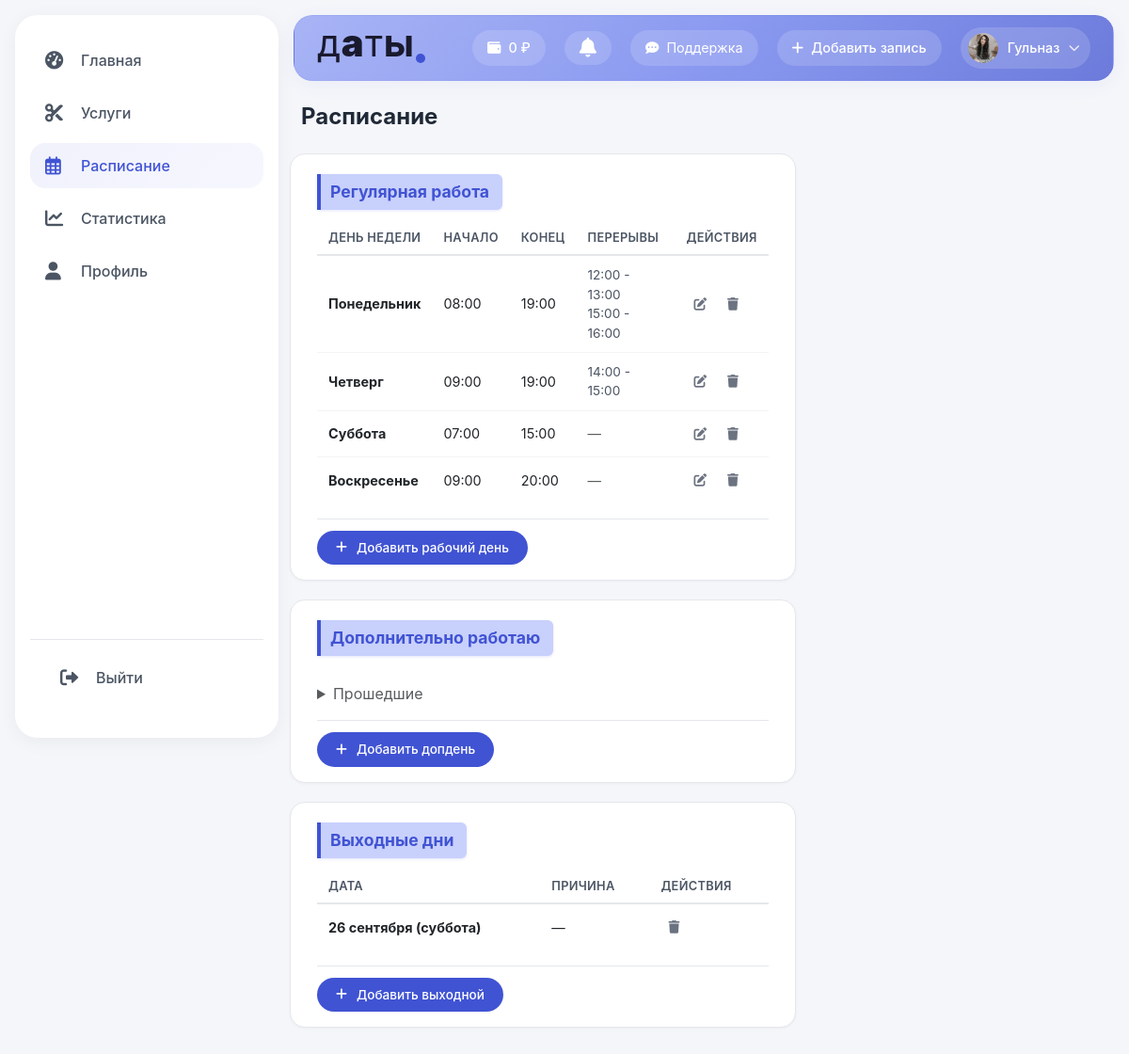
Page /schedule/ (signed in) on the committed database.
### masters/models.py (models this page shows, shortened)
class CustomUser(AbstractUser):
    username = None
    phone = models.CharField(max_length=20, unique=True, verbose_name="Телефон")
    USERNAME_FIELD = 'phone'
    REQUIRED_FIELDS = []
    objects = CustomUserManager()
    class Meta:
        verbose_name = "Пользователь"
        verbose_name_plural = "Пользователи"

class Master(models.Model):
    user = models.OneToOneField(CustomUser, on_delete=models.CASCADE, verbose_name="Пользователь")
    phone = models.CharField(max_length=20, verbose_name="Телефон мастера")
    first_name = models.CharField(max_length=50, verbose_name="Имя", blank=True)
    last_name = models.CharField(max_length=50, verbose_name="Фамилия", blank=True)
    bio = models.TextField(verbose_name="О себе", blank=True)
    avatar = models.ImageField(upload_to='avatars/', null=True, blank=True, verbose_name="Аватар")
    login = models.CharField(
        max_length=50,
        unique=True,
        blank=True,
        null=True,
        verbose_name="Логин (для ссылки)",
        help_text="Оставьте пустым, чтобы ссылка была с ID"
    )
    address = models.CharField(
        max_length=255,
        blank=True,
        verbose_name="Адрес мастера",
        help_text="Где вы принимаете клиентов"
    )
    encryption_key = models.BinaryField(verbose_name="Ключ шифрования", null=True, blank=True, editable=False)
    created_at = models.DateTimeField(auto_now_add=True)
    updated_at = models.DateTimeField(auto_now=True)
    telegram_username = models.CharField(max_length=100, blank=True, null=True, verbose_name="Telegram @username")
    max_link = models.CharField(max_length=255, blank=True, null=True, verbose_name="Ссылка на профиль MAX")
    whatsapp_number = models.CharField(max_length=20, blank=True, null=True, verbose_name="Номер WhatsApp")
    class Meta:
        verbose_name = "Самозанятый мастер"
        verbose_name_plural = "Самозанятые мастера"

class Schedule(models.Model):
    DAYS_OF_WEEK = [
        (0, 'Понедельник'),
        (1, 'Вторник'),
        (2, 'Среда'),
        (3, 'Четверг'),
        (4, 'Пятница'),
        (5, 'Суббота'),
        (6, 'Воскресенье'),
    ]
    master = models.ForeignKey(Master, on_delete=models.CASCADE, related_name='schedules')
    day_of_week = models.IntegerField(choices=DAYS_OF_WEEK, verbose_name="День недели")
    start_time = models.TimeField(verbose_name="Начало работы")
    end_time = models.TimeField(verbose_name="Конец работы")
    is_working = models.BooleanField(default=True, verbose_name="Рабочий день")
    class Meta:
        verbose_name = "Расписание"
        verbose_name_plural = "Расписание"
        unique_together = ['master', 'day_of_week']  # У мастера может быть только одно расписание на день

class Break(models.Model):
    schedule = models.ForeignKey(Schedule, on_delete=models.CASCADE, related_name='breaks')
    start_time = models.TimeField(verbose_name="Начало перерыва")
    end_time = models.TimeField(verbose_name="Конец перерыва")
    class Meta:
        verbose_name = "Перерыв"
        verbose_name_plural = "Перерывы"

### masters/views.py (the view)
# urls.py: path('schedule/', views.schedule, name='schedule'),
@login_required
def schedule(request):
    master = request.user.master
    schedules = Schedule.objects.filter(master=master).order_by('day_of_week')
    return render(request, 'masters/schedule.html', {
        'schedules': schedules,
    })

### masters/templates/masters/schedule.html (shortened to what this page needs)
{% extends 'masters/base.html' %}
{% block content %}
<div class="schedule-page">
    <div class="page-header">
        <h2>Расписание</h2>
    </div>
<div class="row">
        <div class="card">
            <div class="card-body">
                <div class="section-title">Регулярная работа</div>
                <div id="schedules-container">
                    {% include 'masters/_schedules_list.html' %}
                </div>
                <div class="section-actions">
                    <button class="btn btn-pink" data-bs-toggle="modal" data-bs-target="#scheduleModal" onclick="openAddModal()">
                        <i class="fas fa-plus me-1"></i>Добавить рабочий день
                    </button>
                </div>
            </div>
        </div>
        <div class="card">
            <div class="card-body">
                <div class="section-title">Дополнительно работаю</div>
                <div id="extra-days-container">
                </div>
                <div class="section-actions">
                    <button class="btn btn-pink" data-bs-toggle="modal" data-bs-target="#extraDayModal" onclick="openAddExtraDayModal()">
                        <i class="fas fa-plus me-1"></i>Добавить допдень
                    </button>
                </div>
            </div>
        </div>
        <div class="card">
            <div class="card-body">
                <div class="section-title">Выходные дни</div>
                <div id="days-off-container">
                </div>
                <div class="section-actions">
                    <button class="btn btn-pink" data-bs-toggle="modal" data-bs-target="#dayOffModal" onclick="openAddDayOffModal()">
                        <i class="fas fa-plus me-1"></i>Добавить выходной
                    </button>
                </div>
            </div>
        </div>
</div>
{% endblock %}

### masters/templates/masters/base.html (shortened to what this page needs)
{% load static %}
<!DOCTYPE html>
<html lang="ru">
<head>
    <link rel="stylesheet" href="{% static 'css/bootstrap.min.css' %}">
    <link rel="stylesheet" href="{% static 'css/all.min.css' %}">
    <link rel="stylesheet" href="{% static 'css/style.css' %}">
</head>
<body>
    <div class="app-container">
        <aside class="sidebar">
            <nav class="sidebar-nav">
                <a href="{% url 'dashboard' %}" class="nav-item {% if request.resolver_match.url_name == 'dashboard' %}active{% endif %}">
                    <i class="fas fa-tachometer-alt"></i>
                    <span>Главная</span>
                </a>
                <a href="{% url 'services' %}" class="nav-item {% if request.resolver_match.url_name == 'services' %}active{% endif %}">
                    <i class="fas fa-cut"></i>
                    <span>Услуги</span>
                </a>
                <a href="{% url 'schedule' %}" class="nav-item {% if request.resolver_match.url_name == 'schedule' %}active{% endif %}">
                    <i class="far fa-calendar-alt"></i>
                    <span>Расписание</span>
                </a>
                <a href="{% url 'clients_statistics' %}" class="nav-item {% if request.resolver_match.url_name == 'clients_statistics' %}active{% endif %}">
                    <i class="fas fa-chart-line"></i>
                    <span>Статистика</span>
                </a>
                <a href="{% url 'profile' %}" class="nav-item {% if request.resolver_match.url_name == 'profile' %}active{% endif %}">
                    <i class="fas fa-user"></i>
                    <span>Профиль</span>
                </a>
            </nav>
            <div class="sidebar-footer">
                <a href="{% url 'logout' %}" class="nav-item">
                    <i class="fas fa-sign-out-alt"></i>
                    <span>Выйти</span>
                </a>
            </div>
        </aside>
        <main class="main-content">
            <header class="top-bar">
    <div class="top-bar-left">
        <div class="logo-wrapper">
            <a class="logo-daty logo-light" href="{% url 'dashboard' %}">
                <span class="letter-light">д</span>
                <span class="letter-bold">а</span>
                <span class="letter-light">т</span>
                <span class="letter-medium">ы</span>
                <span class="dot"></span>
            </a>
        </div>
    </div>
    <div class="top-bar-right">
        <div class="wallet desktop-only">
            <i class="fas fa-wallet"></i>
            <span>0 ₽</span>
        </div>
        <div class="notification-bell" onclick="toggleNotifications()" style="position: relative; cursor: pointer">
            <i class="fas fa-bell" style="color: white; font-size: 1.3rem;"></i>
        </div>
        <a href="#" class="support-link" onclick="openSupportChat(); return false;" style="position: relative;">
            <i class="fas fa-comment-dots"></i>
            <span class="support-text">Поддержка</span>
        </a>
        <a href="{% url 'add_manual_booking' %}" class="add-booking-header-btn">
            <i class="fas fa-plus"></i>
            <span>Добавить запись</span>
        </a>
        <div class="user-menu desktop-avatar">
            <div class="user-avatar" data-bs-toggle="dropdown">
                {% if request.user.master.avatar %}
                    <img src="{{ request.user.master.avatar.url }}" alt="Avatar">
                {% else %}
                    <div class="avatar-placeholder">
                        {{ request.user.master.first_name|first|default:request.user.phone|first|upper }}
                    </div>
                {% endif %}
                <span class="user-name">{{ request.user.master.first_name|default:request.user.phone }}</span>
                <i class="fas fa-chevron-down"></i>
            </div>
        </div>
    </div>
</header>
            <div class="content-wrapper">
                {% block content %}{% endblock %}
            </div>
        </main>
    </div>
</body>
</html>

### masters/templates/masters/_schedules_list.html (shortened to what this page needs)
{% load static %}
{% if schedules %}
    <div class="table-responsive">
        <table class="table">
            <thead>
                <tr>
                    <th>День недели</th>
                    <th>Начало</th>
                    <th>Конец</th>
                    <th>Перерывы</th>
                    <th>Действия</th>
                </tr>
            </thead>
            <tbody>
                {% for schedule in schedules %}
                <tr id="schedule-row-{{ schedule.id }}">
                    <td data-label="day"><strong>{{ schedule.get_day_of_week_display }}</strong></td>
                    <td data-label="start">
                        <span class="work-time-desktop">{{ schedule.start_time|time:"H:i" }}</span>
                    </td>
                    <td data-label="end">{{ schedule.end_time|time:"H:i" }}</td>
                    <td data-label="breaks">
                        {% for break in schedule.breaks.all %}
                            <span class="break-text">
                                {{ break.start_time|time:"H:i" }} - {{ break.end_time|time:"H:i" }}
                            </span>
                        {% empty %}
                            <span class="text-muted">—</span>
                        {% endfor %}
                    </td>
                    <td data-label="actions">
                        <div class="action-icons">
                            <button class="btn btn-sm"
                                    data-id="{{ schedule.id }}"
                                    data-day="{{ schedule.day_of_week }}"
                                    data-day-name="{{ schedule.get_day_of_week_display }}"
                                    data-start="{{ schedule.start_time|time:'H:i' }}"
                                    data-end="{{ schedule.end_time|time:'H:i' }}"
                                    data-breaks='[
                                        {% for break in schedule.breaks.all %}
                                            {"start": "{{ break.start_time|time:'H:i' }}", "end": "{{ break.end_time|time:'H:i' }}"}
                                            {% if not forloop.last %},{% endif %}
                                        {% endfor %}
                                    ]'
                                    onclick="editSchedule(this)" title="Изменить">
                                <i class="fas fa-edit"></i>
                            </button>
                            <button class="btn btn-sm"
                                    onclick="deleteSchedule({{ schedule.id }}, '{{ schedule.get_day_of_week_display }}')" title="Удалить">
                                <i class="fas fa-trash"></i>
                            </button>
                        </div>
                    </td>
                </tr>
                {% endfor %}
            </tbody>
        </table>
    </div>
{% else %}
    <p class="text-muted mb-0">У вас пока нет настроенного расписания</p>
    <p class="text-muted small">Добавьте рабочие дни, чтобы клиенты могли записываться</p>
{% endif %}

### rows in the picture
CustomUser: user.master.avatar (picture), user.master.first_name "Гульназ"
Schedule: day_of_week "Понедельник", start_time "08:00", end_time "19:00"
Break: start_time "12:00", end_time "13:00"
Break: start_time "15:00", end_time "16:00"
Schedule: day_of_week "Четверг", start_time "09:00", end_time "19:00"
Break: start_time "14:00", end_time "15:00"
Schedule: day_of_week "Суббота", start_time "07:00", end_time "15:00"
Schedule: day_of_week "Воскресенье", start_time "09:00", end_time "20:00"
